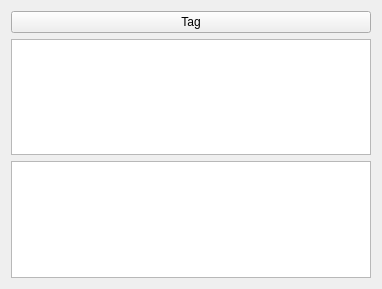
<?xml version="1.0" encoding="UTF-8"?>
<ui version="4.0">
 <class>Form</class>
 <widget class="QWidget" name="Form">
  <property name="geometry">
   <rect>
    <x>0</x>
    <y>0</y>
    <width>382</width>
    <height>289</height>
   </rect>
  </property>
  <property name="windowTitle">
   <string>fo_tag</string>
  </property>
  <layout class="QHBoxLayout" name="horizontalLayout">
   <item>
    <layout class="QVBoxLayout" name="verticalLayout">
     <item>
      <widget class="QPushButton" name="tag_btn">
       <property name="text">
        <string>Tag</string>
       </property>
      </widget>
     </item>
     <item>
      <widget class="QPlainTextEdit" name="input_txt"/>
     </item>
     <item>
      <widget class="QPlainTextEdit" name="output_txt">
       <property name="focusPolicy">
        <enum>Qt::NoFocus</enum>
       </property>
      </widget>
     </item>
    </layout>
   </item>
  </layout>
 </widget>
 <resources/>
 <connections/>
</ui>
